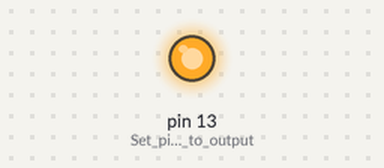
This sketch was run on a simulated Arduino Uno, built with avr-gcc and run on an emulated ATmega328P. On the bench: output pins drawn as LEDs (lit = HIGH).

Above: at 0.2 s.
At 6.5 s:
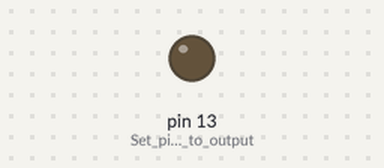
Timing chart, 0 to 8.1 s (numbered marks = the images above):
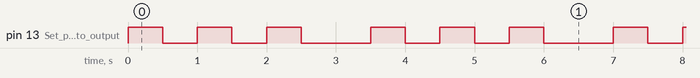

Measured:
- by itself, pin 13 (Set_pin_13_to_output): repeats every 3.5 s: 2 × (LOW 0.50 s, HIGH 0.50 s), LOW 1.0 s, HIGH 0.50 s
- by itself, everything shown: repeats every 3.5 s, in 6 steps

The sketch:

SIK_Circuit_1A-Blink.ino
```cpp
/*
  SparkFun Inventor’s Kit
  Circuit 1A-Blink

  Turns an LED connected to pin 13 on and off. Repeats forever.

  This sketch was written by SparkFun Electronics, with lots of help from the Arduino community.
  This code is completely free for any use.

  View circuit diagram and instructions at: https://learn.sparkfun.com/tutorials/sparkfun-inventors-kit-experiment-guide---v41
  Download code at: https://github.com/sparkfun/SIK-Guide-Code
*/

void setup() {

  pinMode(13, OUTPUT);      // Set pin 13 to output

}


void loop() {

//  digitalWrite(13, HIGH);   // Turn on the LED

//  delay(2000);              // Wait for two seconds
//
//  digitalWrite(13, LOW);    // Turn off the LED
//
//  delay(2000);              // Wait for two seconds

  digitalWrite(13, HIGH);   // Turn on the LED
  delay(500);
  digitalWrite(13, LOW);    // Turn off the LED
  delay(500);
  digitalWrite(13, HIGH);   // Turn on the LED
  delay(500);
  digitalWrite(13, LOW);    // Turn off the LED
  delay(500);
  digitalWrite(13, HIGH);   // Turn on the LED
  delay(500);
  digitalWrite(13, LOW);    // Turn off the LED
  delay(1000);

}
```
